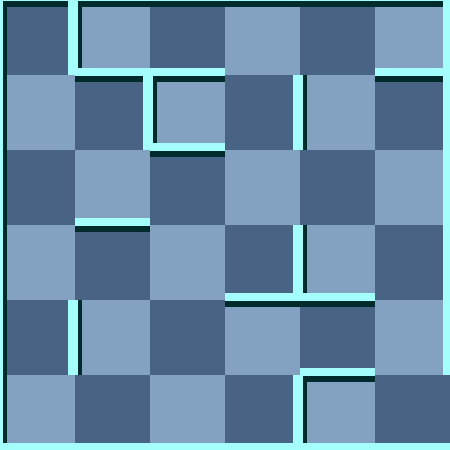

Tiled map render using the project's own tile images. Description and the map definition, with tile-layer contents summarised, below:
An orthogonal 6x6 tile map with 75x75 px tiles, 2 tile layers (background, 块层 1) and 5 objects (2x Trap, Exit, WhiteMummy, Player).

<map version="1.0" orientation="orthogonal" width="6" height="6" tilewidth="75" tileheight="75">
 <tileset firstgid="1" name="wall" tilewidth="75" tileheight="75">
  <image source="gfx/wall.png" width="300" height="375" />
  <tile id="0">
   <properties>
    <property name="ValOfWall" value="0" />
   </properties>
  </tile>
  <tile id="1">
   <properties>
    <property name="ValOfWall" value="1" />
   </properties>
  </tile>
  <tile id="2">
   <properties>
    <property name="ValOfWall" value="2" />
   </properties>
  </tile>
  <tile id="3">
   <properties>
    <property name="ValOfWall" value="3" />
   </properties>
  </tile>
  <tile id="4">
   <properties>
    <property name="ValOfWall" value="4" />
   </properties>
  </tile>
  <tile id="5">
   <properties>
    <property name="ValOfWall" value="5" />
   </properties>
  </tile>
  <tile id="6">
   <properties>
    <property name="ValOfWall" value="6" />
   </properties>
  </tile>
  <tile id="7">
   <properties>
    <property name="ValOfWall" value="7" />
   </properties>
  </tile>
  <tile id="8">
   <properties>
    <property name="ValOfWall" value="8" />
   </properties>
  </tile>
  <tile id="9">
   <properties>
    <property name="ValOfWall" value="9" />
   </properties>
  </tile>
  <tile id="10">
   <properties>
    <property name="ValOfWall" value="10" />
   </properties>
  </tile>
  <tile id="11">
   <properties>
    <property name="ValOfWall" value="11" />
   </properties>
  </tile>
  <tile id="12">
   <properties>
    <property name="ValOfWall" value="12" />
   </properties>
  </tile>
  <tile id="13">
   <properties>
    <property name="ValOfWall" value="13" />
   </properties>
  </tile>
  <tile id="14">
   <properties>
    <property name="ValOfWall" value="14" />
   </properties>
  </tile>
  <tile id="15">
   <properties>
    <property name="ValOfWall" value="15" />
   </properties>
  </tile>
  <tile id="18">
   <properties>
    <property name="ValOfWall" value="-1" />
   </properties>
  </tile>
 </tileset>
 <layer name="background" width="6" height="6">
  <data>[36 cells, 36 non-empty, 2 distinct tile ids]</data>
 </layer>
 <layer name="块层 1" width="6" height="6">
  <data>[36 cells, 36 non-empty, 13 distinct tile ids]</data>
 </layer>
 <objectgroup name="对象层 1" width="6" height="6">
  <object name="Exit" x="450" y="375" />
  <object name="WhiteMummy" x="375" y="375">
   <properties>
    <property name="value" value="21" />
   </properties>
  </object>
  <object name="Player" x="0" y="375">
   <properties>
    <property name="value" value="1" />
   </properties>
  </object>
  <object name="Trap" x="0" y="300">
   <properties>
    <property name="value" value="9" />
   </properties>
  </object>
  <object name="Trap" x="0" y="0">
   <properties>
    <property name="value" value="8" />
   </properties>
  </object>
 </objectgroup>
</map>
